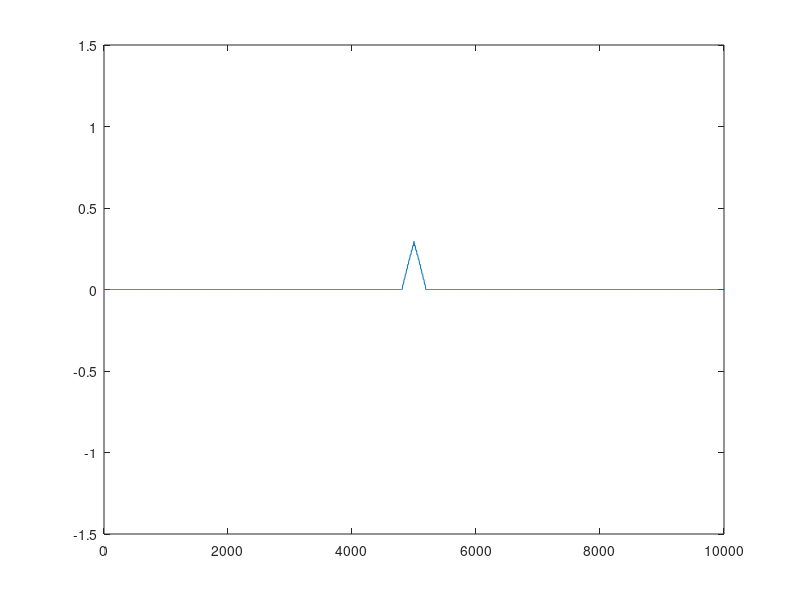
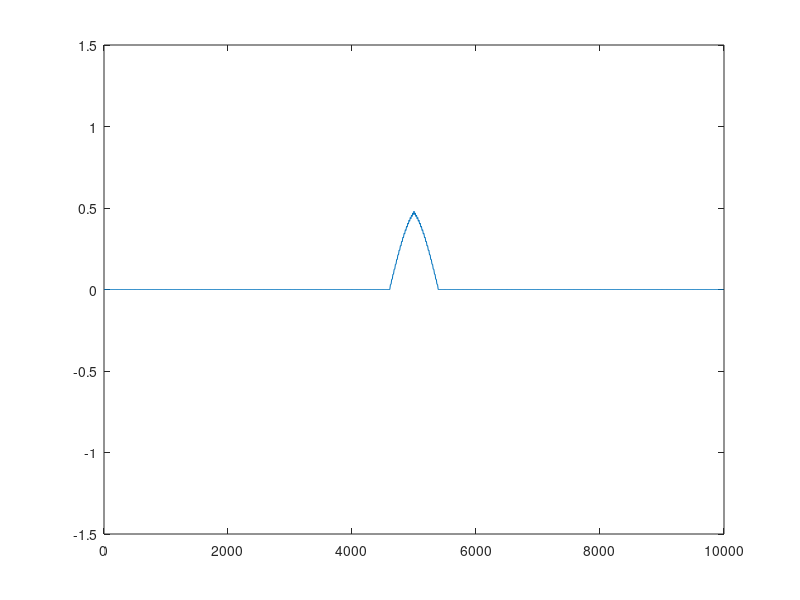
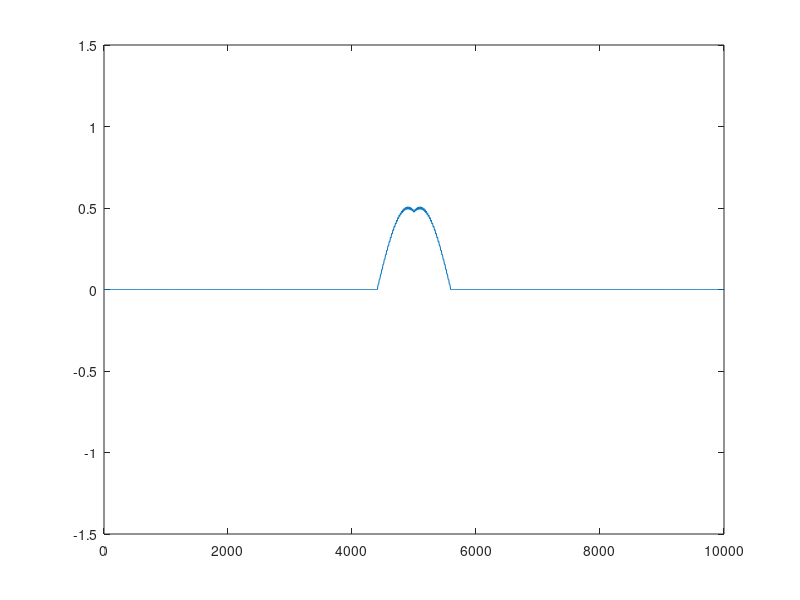
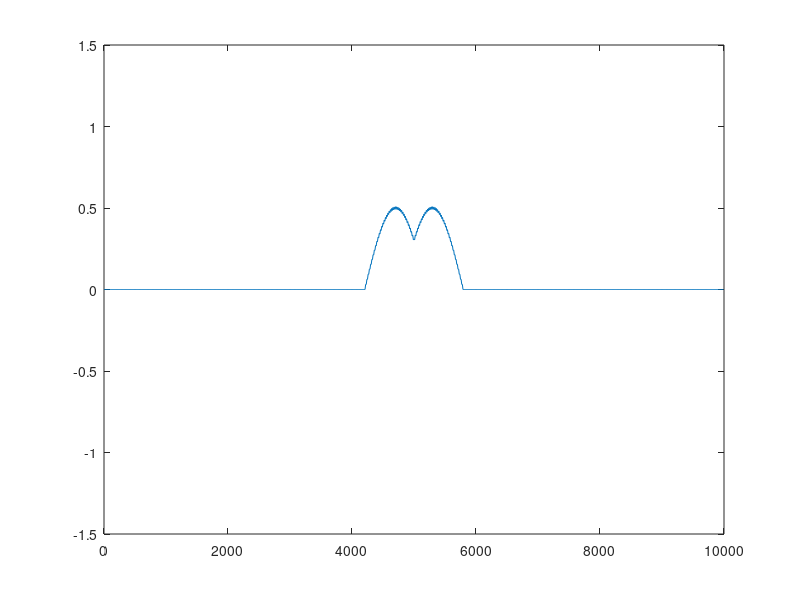

These charts were generated, in order, by the following MATLAB code:
% Matlab
    clear;close all; clc
    nx = 1000;   dx  = 10; x = (0:nx-1) * dx;
    nt = 500;   dt  = 1.0e-2;
    v  = 1000.0; rho = 1500;

    f_wave = 0.5*2.0 * pi ;
    n_stop = floor( 2.0 * pi / f_wave   / dt );
    src= [ sin( (0:n_stop)*dt*f_wave) zeros(1,nt) ]; %source

    p  = zeros(2,nx); q  = zeros(2,nx-1); %initial conditions
    new = 1; old = 2;
    c_q = -1.0*dt/rho/dx; c_p = -1.0*rho*v*v*dt/dx;
    figure
    for it = 1:nt
        %  1   2   3   4   5  ...
        %--q---q---q---q---q--...
        %p---p---p---p---p---p...
        %1   2   3   4   5   6...
        p(old,501) = src(it)+p(old,501);
        for ix = 1:nx-1
            q(new,ix) = q(old,ix) + c_q * ( p(old,ix+1) - p(old,ix) );
        end
        for ix = 2:nx-1
            p(new,ix) = p(old,ix) + c_p * ( q(new,ix) - q(new,ix-1) );
        end

        p(new,nx) = p(new,nx-1); % free boundary
        p(new,1)  = p(new,2);
        %p(new,nx) = 0.0; % rigid boundary
        %p(new,1)  = 0.0;
        plot(x,p(old,:));
        axis( [0 nx*dx -1.5 1.5] );
        
        %frame = getframe;
        %im = frame2im(frame);
        %[I,map] = rgb2ind(im,256);
                
        nn = it / 20.0;
        if nn == fix(nn)
            %nn = fix(nn)
            %if nn == 1
            %    imwrite(I,map,'wave.gif','gif','Loopcount',0,'DelayTime',0.1);
            %else
            %    imwrite(I,map,'wave.gif','gif','WriteMode','append','DelayTime',0.1);
            %end
            file = sprintf('%05d.jpg',nn);
            saveas(gcf,file,'jpg');
        end

        pause(0.001);
        tmp = old; old = new; new = tmp;
    end